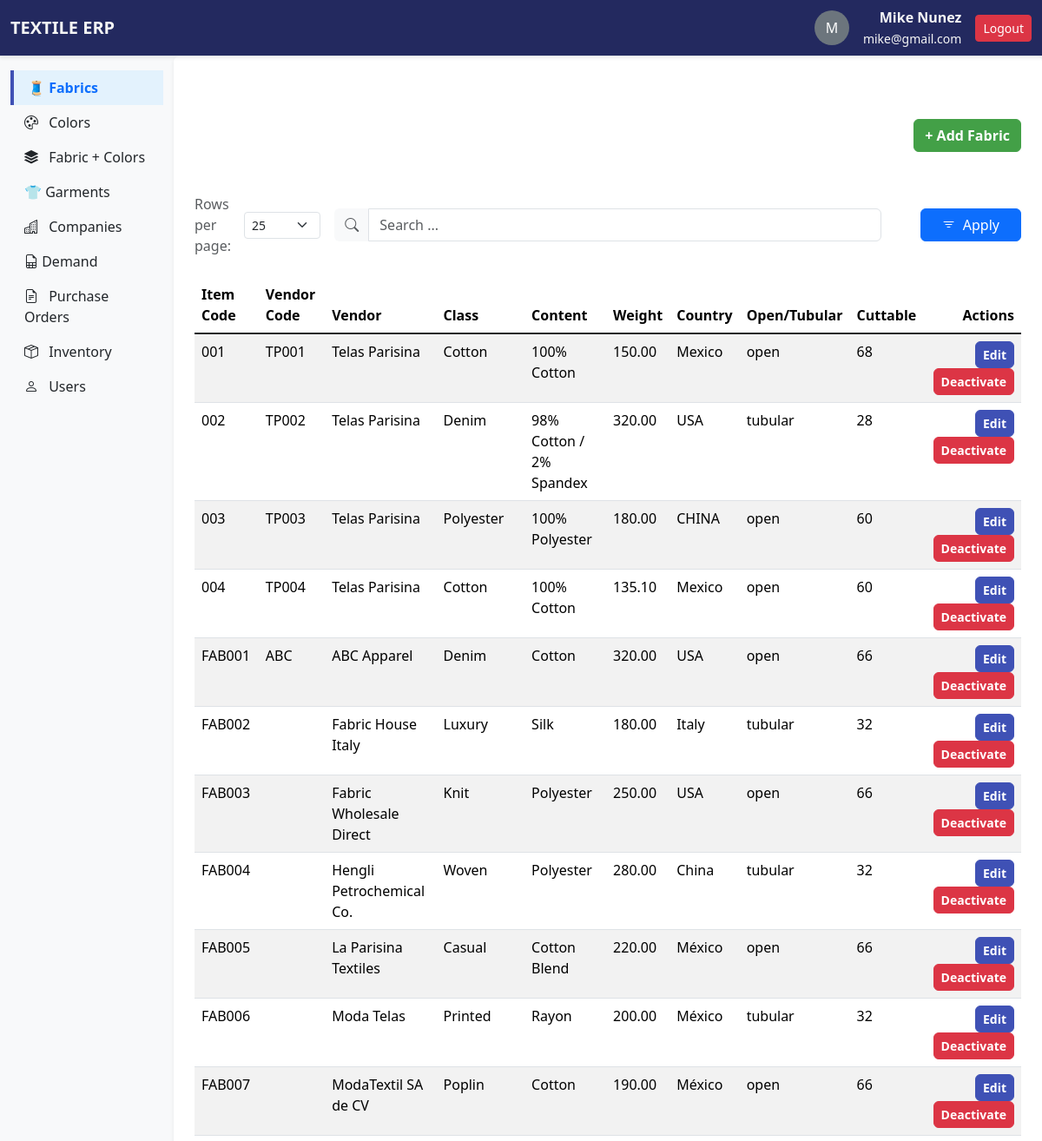
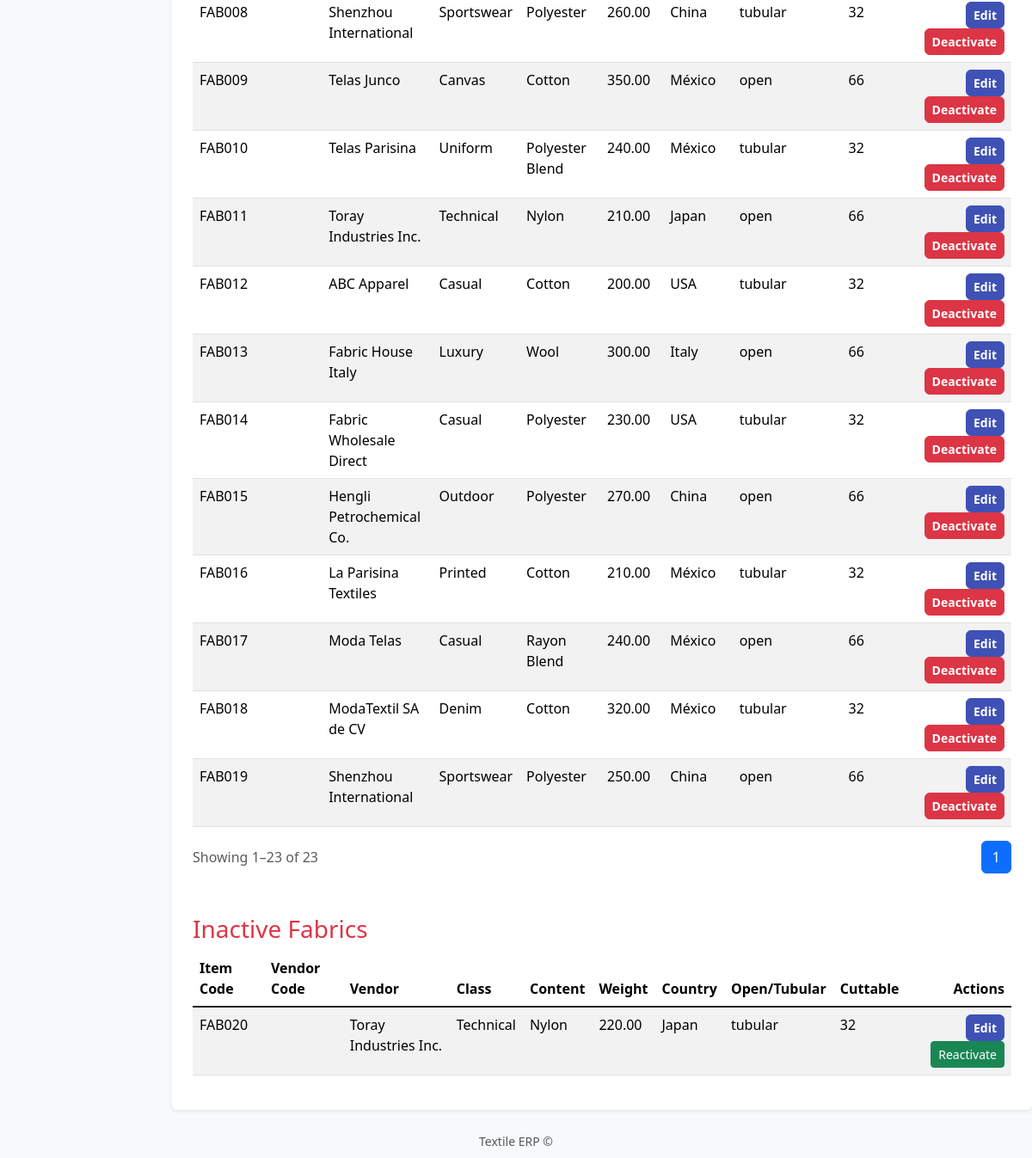
/fabrics/ (signed in), run on the app's committed database (2 pictures, top to bottom).
### apps/users/models.py (models this page shows, shortened)
class CustomUser(AbstractUser):
    username = None
    email = models.EmailField(unique=True)
    USERNAME_FIELD = "email"   # login is with email
    REQUIRED_FIELDS = []       #
    objects = CustomUserManager()  # use manager

### apps/fabrics/models.py (models this page shows, shortened)
class Fabric(models.Model):
    open_or_tubular = [
        ('open', 'Open'),
        ('tubular', 'Tubular')
    ]
    item_code = models.CharField(max_length=50, unique=True)
    vendor_code = models.CharField(max_length=50)
    vendor = models.ForeignKey(Vendor, on_delete=models.CASCADE)
    fabric_class = models.CharField(max_length=50)
    content = models.CharField(max_length=100)
    weight = models.DecimalField(max_digits=6, decimal_places=2)
    country_of_origin = models.CharField(max_length=50)
    open_or_tubular = models.CharField(choices=open_or_tubular)
    yarn_type = models.CharField(max_length=50, blank=True, null=True)
    yarn_size = models.CharField(max_length=50, blank=True, null=True)
    cuttable = models.IntegerField()
    is_active = models.BooleanField(default=True)

### apps/companies/models.py (models this page shows, shortened)
class Vendor(models.Model):
    company = models.OneToOneField(Company, on_delete=models.CASCADE)
    payment_terms = models.CharField(max_length=100)

class Company(models.Model):
    name = models.CharField(max_length=150, unique=True)
    street = models.CharField(max_length=150)
    city = models.CharField(max_length=100)
    state = models.CharField(max_length=100)
    zipcode = models.CharField(max_length=20)
    country = models.CharField(max_length=100)
    phone = models.CharField(max_length=20, blank=True, null=True)
    email = models.EmailField(blank=True, null=True)
    is_active = models.BooleanField(default=True)

### apps/fabrics/views.py (the view, shortened to what this page needs)
# urls.py: path('', views.fabrics_list, name="fabrics_list"),
@never_cache
@login_required
def fabrics_list(request):
    q = request.GET.get('q')
    DEFAULT_ROWS_PER_PAGE = 25 # default to 25
    rows_per_page = request.GET.get('rowsPerPage', DEFAULT_ROWS_PER_PAGE)
    print(rows_per_page)
    try:
        rows_per_page = int(rows_per_page)
    except ValueError:
        rows_per_page = DEFAULT_ROWS_PER_PAGE
    active_fabrics = Fabric.objects.filter(is_active=True).order_by('id')
    inactive_fabrics = Fabric.objects.filter(is_active=False)
    paginator = Paginator(active_fabrics, rows_per_page)
    page_number = request.GET.get('page')
    print(f"page_number:::{page_number}")
    page_obj = paginator.get_page(page_number)
    return render(request, 'fabrics/home.html', {'page_obj': page_obj,
                                                 'rows_per_page': rows_per_page,
                                                 'inactive_fabrics': inactive_fabrics})

### apps/fabrics/templates/fabrics/home.html (shortened to what this page needs)
{% extends 'base.html' %}
{% block content %}
<div class="mt-5">
    <div class="d-flex justify-content-between align-items-center mb-3">
        <a href="{% url 'fabrics:add_fabric' %}" class="btn btn-add">+ Add Fabric</a>
    </div>
</div>
<div class="mt-5">
    {% include '_search_form.html' %}
</div>
{% include 'fabrics/_fabrics_table.html' %}
{% if request.user.is_superuser %}
<h3 class="mt-5 text-danger">Inactive Fabrics</h3>
{% include 'fabrics/_inactive_fabrics_table.html' %}
{% endif %}
{% endblock %}

### templates/base.html (shortened to what this page needs)
{% load static %}
<!DOCTYPE html>
<html lang="es">
<head>
  <link href="https://cdn.jsdelivr.net/npm/bootstrap@5.3.2/dist/css/bootstrap.min.css" rel="stylesheet">
  <link rel="stylesheet" href="https://cdn.jsdelivr.net/npm/bootstrap-icons@1.11.3/font/bootstrap-icons.css">
  <link rel="stylesheet" href="{% static 'css/base.css' %}">
</head>
<body class="bg-light">
  <nav class="navbar navbar-expand-lg border-bottom shadow-sm">
    <div class="container-fluid">
      <a class="navbar-brand fw-bold" href="{% url 'home:home' %}">TEXTILE ERP</a>
      <div class="d-flex align-items-center ms-auto">
        {% if user.is_authenticated %}
        <div class="d-flex align-items-center gap-3">
          <div class="rounded-circle bg-secondary text-white d-flex justify-content-center align-items-center"
            style="width:40px; height:40px;">
            {{ user.get_full_name|slice:":1"|upper }}
          </div>
          <div class="text-end">
            <strong>{{ user.get_full_name }}</strong><br>
            <small class="">{{ user.email }}</small>
          </div>
          <form method="post" action="{% url 'users:logout_view' %}">
            <button class="btn btn-danger btn-sm">Logout</button>
          </form>
        </div>
        {% endif %}
      </div>
    </div>
  </nav>
  <div class="container-fluid">
    <div class="row">
      <nav class="col-md-2 d-md-block bg-light sidebar vh-100">
        <div class="list-group list-group-flush mt-3">
          <a href="{% url 'fabrics:fabrics_list' %}"
            class="list-group-item list-group-item-action {% if '/fabrics/' in request.path and not '/fabriccolors/' in request.path %}active{% endif %}">
            🧵 Fabrics
          </a>
          <a href="{% url 'colors:colors_list' %}"
            class="list-group-item list-group-item-action {% if '/colors/' in request.path %}active{% endif %}">
            <i class="bi bi-palette me-2"></i> Colors
          </a>
          <a href="{% url 'fabrics:fabriccolors_list' %}"
            class="list-group-item list-group-item-action {% if '/fabriccolors/' in request.path %}active{% endif %}">
            <i class="bi bi-stack me-2"></i> Fabric + Colors
          </a>
          <a href="{% url 'garments:garments_list' %}"
            class="list-group-item list-group-item-action {% if '/garments/' in request.path %}active{% endif %}">
            👕 Garments
          </a>
          <a href="{% url 'companies:companies_list' %}"
            class="list-group-item list-group-item-action {% if '/companies/' in request.path %}active{% endif %}">
            <i class="bi bi-buildings me-2"></i> Companies
          </a>
          <a href="{% url 'demand:demand_list' %}"
            class="list-group-item list-group-item-action {% if '/demand/' in request.path %}active{% endif %}">
            <i class="bi bi-file-earmark-spreadsheet"></i> Demand
          </a>
          <a href="{% url 'pos:pos_list' %}" class="list-group-item list-group-item-action {% if '/pos/' in request.path %}active{% endif %}">
            <i class="bi bi-file-earmark-text me-2"></i> Purchase Orders
          </a>
          <a href="{% url 'inventory:inventory_list' %}" class="list-group-item list-group-item-action {% if '/inventory/' in request.path %}active{% endif %}">
            <i class="bi bi-box-seam me-2"></i> Inventory
          </a>
          {% if request.user.is_superuser %}
          <a href="{% url 'users:users_list' %}"
            class="list-group-item list-group-item-action {% if '/users/' in request.path %}active{% endif %}">
            <i class="bi bi-person me-2"></i> Users
          </a>
          {% endif %}
        </div>
      </nav>
      <main class="col-md-9 ms-sm-auto col-lg-10 px-md-4 py-4 bg-white shadow-sm rounded">
        {% block content %}{% endblock %}
      </main>
    </div>
  </div>
  <footer class="text-center mt-4 mb-2 text-muted">
    <small>Textile ERP &copy; {{ year }}</small>
  </footer>
</body>
</html>

### apps/fabrics/templates/fabrics/_fabrics_table.html (shortened to what this page needs)
<div class="table-responsive">
  <table class="table table-striped table-hover">
    <thead>
      <tr>
        <th scope="col">Item Code</th>
        <th scope="col">Vendor Code</th>
        <th scope="col">Vendor</th>
        <th scope="col">Class</th>
        <th scope="col">Content</th>
        <th scope="col">Weight</th>
        <th scope="col">Country</th>
        <th scope="col">Open/Tubular</th>
        <th scope="col">Cuttable</th>
        <th class="text-end">Actions</th>
      </tr>
    </thead>
    <tbody class="table-group-divider">
      {% for fabric in page_obj %}
      <tr>
        <td>{{ fabric.item_code }}</td>
        <td>{{ fabric.vendor_code }}</td>
        <td>{{ fabric.vendor.company.name }}</td>
        <td>{{ fabric.fabric_class }}</td>
        <td>{{ fabric.content }}</td>
        <td>{{ fabric.weight }}</td>
        <td>{{ fabric.country_of_origin }}</td>
        <td>{{ fabric.open_or_tubular }}</td>
        <td>{{ fabric.cuttable }}</td>
        <td class="text-end">
          <a href="{% url 'fabrics:edit_fabric' fabric.id %}"
              class="btn btn-sm btn-edit">Edit</a>
          <a href="{% url 'fabrics:deactivate_fabric' fabric.id %}"
              class="btn btn-sm btn-delete">Deactivate</a>
        </td>
      </tr>
      {% endfor %}
    </tbody>
  </table>
  <div class="d-flex justify-content-between align-items-center mt-3">
    <div class="text-muted">
      Showing {{ page_obj.start_index }}–{{ page_obj.end_index }} of {{ page_obj.paginator.count }}
    </div>
    <nav>
      <ul class="pagination mb-0">
        {% for num in page_obj.paginator.page_range %}
        {% if num == page_obj.number %}
        <li class="page-item active"><span class="page-link">{{ num }}</span></li>
        {% else %}
        <li class="page-item">
          <a class="page-link" href="?q={{ q }}&rowsPerPage={{ rows_per_page }}&page={{ num }}">{{ num }}</a>
        </li>
        {% endif %}
        {% endfor %}
      </ul>
    </nav>
  </div>
</div>

### apps/fabrics/templates/fabrics/_inactive_fabrics_table.html
<div class="table-responsive">
  {% if inactive_fabrics %}
  <table class="table table-striped table-hover">
    <thead>
      <tr>
        <th scope="col">Item Code</th>
        <th scope="col">Vendor Code</th>
        <th scope="col">Vendor</th>
        <th scope="col">Class</th>
        <th scope="col">Content</th>
        <th scope="col">Weight</th>
        <th scope="col">Country</th>
        <th scope="col">Open/Tubular</th>
        <th scope="col">Cuttable</th>
        <th class="text-end">Actions</th>
      </tr>
    </thead>
    <tbody class="table-group-divider">
      {% for fabric in inactive_fabrics %}
      <tr>
        <td>{{ fabric.item_code }}</td>
        <td>{{ fabric.vendor_code }}</td>
        <td>{{ fabric.vendor.company.name }}</td>
        <td>{{ fabric.fabric_class }}</td>
        <td>{{ fabric.content }}</td>
        <td>{{ fabric.weight }}</td>
        <td>{{ fabric.country_of_origin }}</td>
        <td>{{ fabric.open_or_tubular }}</td>
        <td>{{ fabric.cuttable }}</td>
        <td class="text-end">
          <a href="{% url 'fabrics:edit_fabric' fabric.id %}"
              class="btn btn-sm btn-edit">Edit</a>
          <a href="{% url 'fabrics:activate_fabric' fabric.id %}"
              class="btn btn-sm btn-success">Reactivate</a>
        </td>
      </tr>
      {% endfor %}
    </tbody>
  </table>
  {% else %}
  <p class="text-muted">No inactive fabrics yet.</p>
  {% endif %}
</div>

### static/css/base.css (style rules this page uses)
.list-group-item { color: #212529; background-color: transparent; border: none; }
.list-group-item.active { background-color: #e3f2fd; color: #0d6efd; font-weight: 600; border-left: 4px solid #3f51b5; }
.btn-add { background-color: #43a047; border-color: #43a047; border-radius: 6px; font-weight: 600; color: #fff; }
.btn-edit { background-color: #3f51b5; border-color: #3f51b5; color: #fff; border-radius: 6px; font-weight: 600; }
.btn-delete { background-color: #dc3545; border-color: #dc3545; color: #fff; border-radius: 6px; font-weight: 600; }
.navbar { background-color: #23295f; color:whitesmoke; }
.navbar a, .navbar a:hover, .navbar a:active, .navbar a:focus { color:whitesmoke; }

### data on the page
CustomUser: get_full_name "M", get_full_name "Mike Nunez", email "mike@gmail.com"
Fabric: item_code "001", vendor_code "TP001", vendor.company.name "Telas Parisina", fabric_class "Cotton", content "100% Cotton", weight "150.00", country_of_origin "Mexico", open_or_tubular "open", cuttable "68"
Fabric: item_code "002", vendor_code "TP002", vendor.company.name "Telas Parisina", fabric_class "Denim", content "98% Cotton / 2% Spandex", weight "320.00", country_of_origin "USA", open_or_tubular "tubular", cuttable "28"
Fabric: item_code "003", vendor_code "TP003", vendor.company.name "Telas Parisina", fabric_class "Polyester", content "100% Polyester", weight "180.00", country_of_origin "CHINA", open_or_tubular "open", cuttable "60"
Fabric: item_code "004", vendor_code "TP004", vendor.company.name "Telas Parisina", fabric_class "Cotton", content "100% Cotton", weight "135.10", country_of_origin "Mexico", open_or_tubular "open", cuttable "60"
Fabric: item_code "FAB001", vendor_code "ABC", vendor.company.name "ABC Apparel", fabric_class "Denim", content "Cotton", weight "320.00", country_of_origin "USA", open_or_tubular "open", cuttable "66"
Fabric: item_code "FAB002", vendor.company.name "Fabric House Italy", fabric_class "Luxury", content "Silk", weight "180.00", country_of_origin "Italy", open_or_tubular "tubular", cuttable "32"
Fabric: item_code "FAB003", vendor.company.name "Fabric Wholesale Direct", fabric_class "Knit", content "Polyester", weight "250.00", country_of_origin "USA", open_or_tubular "open", cuttable "66"
Fabric: item_code "FAB004", vendor.company.name "Hengli Petrochemical Co.", fabric_class "Woven", content "Polyester", weight "280.00", country_of_origin "China", open_or_tubular "tubular", cuttable "32"
Fabric: item_code "FAB005", vendor.company.name "La Parisina Textiles", fabric_class "Casual", content "Cotton Blend", weight "220.00", country_of_origin "México", open_or_tubular "open", cuttable "66"
Fabric: item_code "FAB006", vendor.company.name "Moda Telas", fabric_class "Printed", content "Rayon", weight "200.00", country_of_origin "México", open_or_tubular "tubular", cuttable "32"
Fabric: item_code "FAB007", vendor.company.name "ModaTextil SA de CV", fabric_class "Poplin", content "Cotton", weight "190.00", country_of_origin "México", open_or_tubular "open", cuttable "66"
Fabric: item_code "FAB008", vendor.company.name "Shenzhou International", fabric_class "Sportswear", content "Polyester", weight "260.00", country_of_origin "China", open_or_tubular "tubular", cuttable "32"
Fabric: item_code "FAB009", vendor.company.name "Telas Junco", fabric_class "Canvas", content "Cotton", weight "350.00", country_of_origin "México", open_or_tubular "open", cuttable "66"
Fabric: item_code "FAB010", vendor.company.name "Telas Parisina", fabric_class "Uniform", content "Polyester Blend", weight "240.00", country_of_origin "México", open_or_tubular "tubular", cuttable "32"
Fabric: item_code "FAB011", vendor.company.name "Toray Industries Inc.", fabric_class "Technical", content "Nylon", weight "210.00", country_of_origin "Japan", open_or_tubular "open", cuttable "66"
Fabric: item_code "FAB012", vendor.company.name "ABC Apparel", fabric_class "Casual", content "Cotton", weight "200.00", country_of_origin "USA", open_or_tubular "tubular", cuttable "32"
Fabric: item_code "FAB013", vendor.company.name "Fabric House Italy", fabric_class "Luxury", content "Wool", weight "300.00", country_of_origin "Italy", open_or_tubular "open", cuttable "66"
Fabric: item_code "FAB014", vendor.company.name "Fabric Wholesale Direct", fabric_class "Casual", content "Polyester", weight "230.00", country_of_origin "USA", open_or_tubular "tubular", cuttable "32"
Fabric: item_code "FAB015", vendor.company.name "Hengli Petrochemical Co.", fabric_class "Outdoor", content "Polyester", weight "270.00", country_of_origin "China", open_or_tubular "open", cuttable "66"
Fabric: item_code "FAB016", vendor.company.name "La Parisina Textiles", fabric_class "Printed", content "Cotton", weight "210.00", country_of_origin "México", open_or_tubular "tubular", cuttable "32"
Fabric: item_code "FAB017", vendor.company.name "Moda Telas", fabric_class "Casual", content "Rayon Blend", weight "240.00", country_of_origin "México", open_or_tubular "open", cuttable "66"
Fabric: item_code "FAB018", vendor.company.name "ModaTextil SA de CV", fabric_class "Denim", content "Cotton", weight "320.00", country_of_origin "México", open_or_tubular "tubular", cuttable "32"
Fabric: item_code "FAB019", vendor.company.name "Shenzhou International", fabric_class "Sportswear", content "Polyester", weight "250.00", country_of_origin "China", open_or_tubular "open", cuttable "66"
Fabric: item_code "FAB020", vendor.company.name "Toray Industries Inc.", fabric_class "Technical", content "Nylon", weight "220.00", country_of_origin "Japan", open_or_tubular "tubular", cuttable "32"

### other printed values
{{ page_obj.start_index }} "1"
{{ page_obj.end_index }} "23"
{{ page_obj.paginator.count }} "23"
{{ num }} "1"
